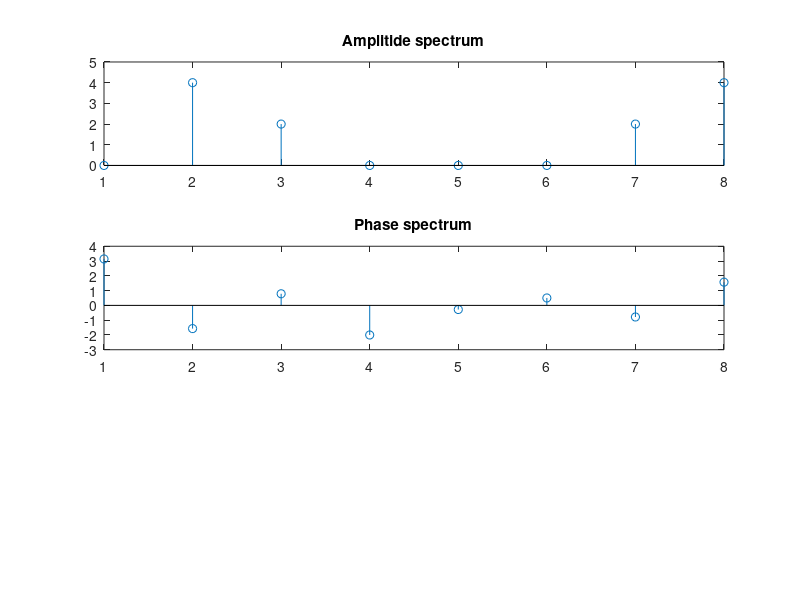

Write MATLAB code to recreate this figure.
clc;
clear;
close;

% given continous signal x(t)=sin(2*pi*1000*t)+0.5sin(2*pi*2000*t+3*pi/4)

fs = 8000; %sampling frequency
N = 8;  %number of data point
n = 0:N-1;
ts = 1/fs;

x=sin(2*pi*1000/fs*n)+.5*sin(2*pi*2000/fs*n+3*pi/4);

for m = 0:N-1
  X(m+1) = 0;
  for n = 0:N-1
    X(m+1) = X(m+1) + x(n+1)*exp(-i*2*pi*n*m/N);
  endfor
endfor

mag = abs(X);
phase = angle(X);
in=0;

for i = 1:N/2
  if mag(i)>.001
     in = in + 1;
     freq(in) = (i-1)*fs/N;
     ampl(in) = 2*mag(i)/N;  
   end
endfor

m = 1:N;

disp(mag);
disp(freq);
disp(ampl);

subplot(3,1,1);
stem(m,mag);
title('Amplitide spectrum');


subplot(3,1,2);
stem(m,phase);
title('Phase spectrum');

Z = real(ifft(X));
sprintf('%f ', Z)
x
